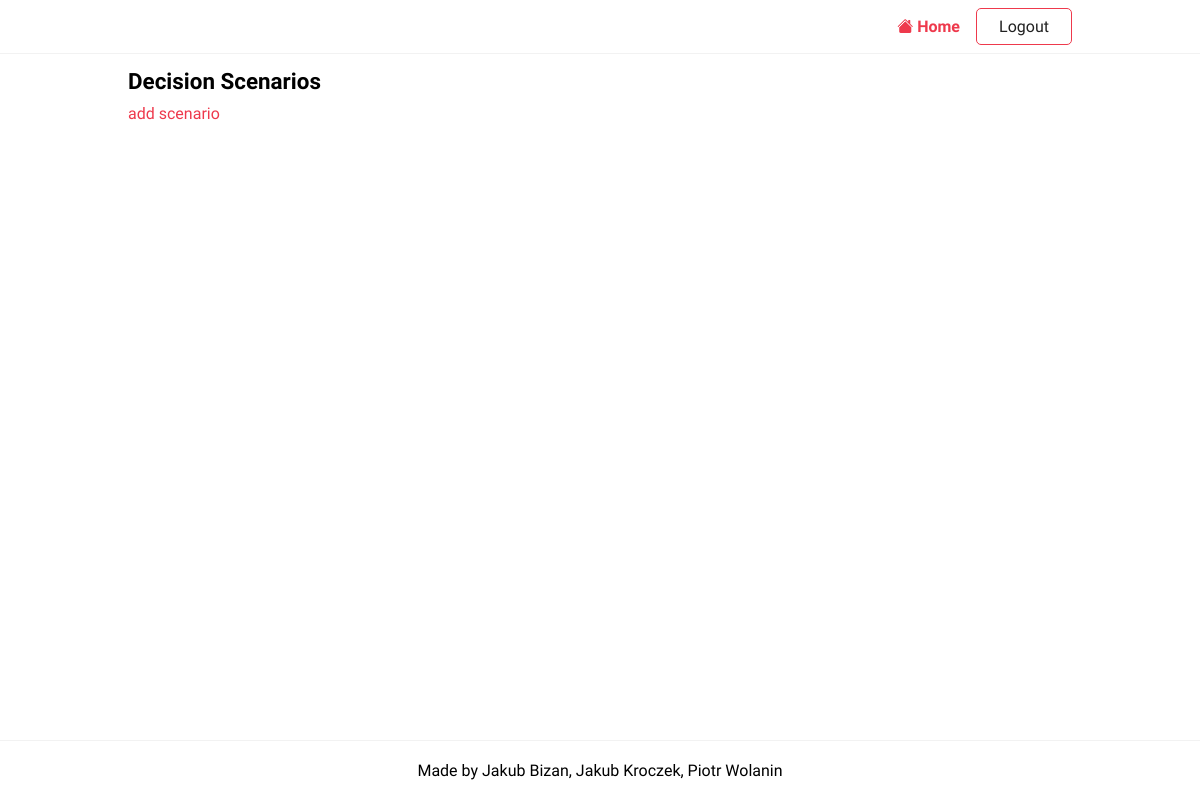
Page /scenarios/ (signed in) on the earlier database version.
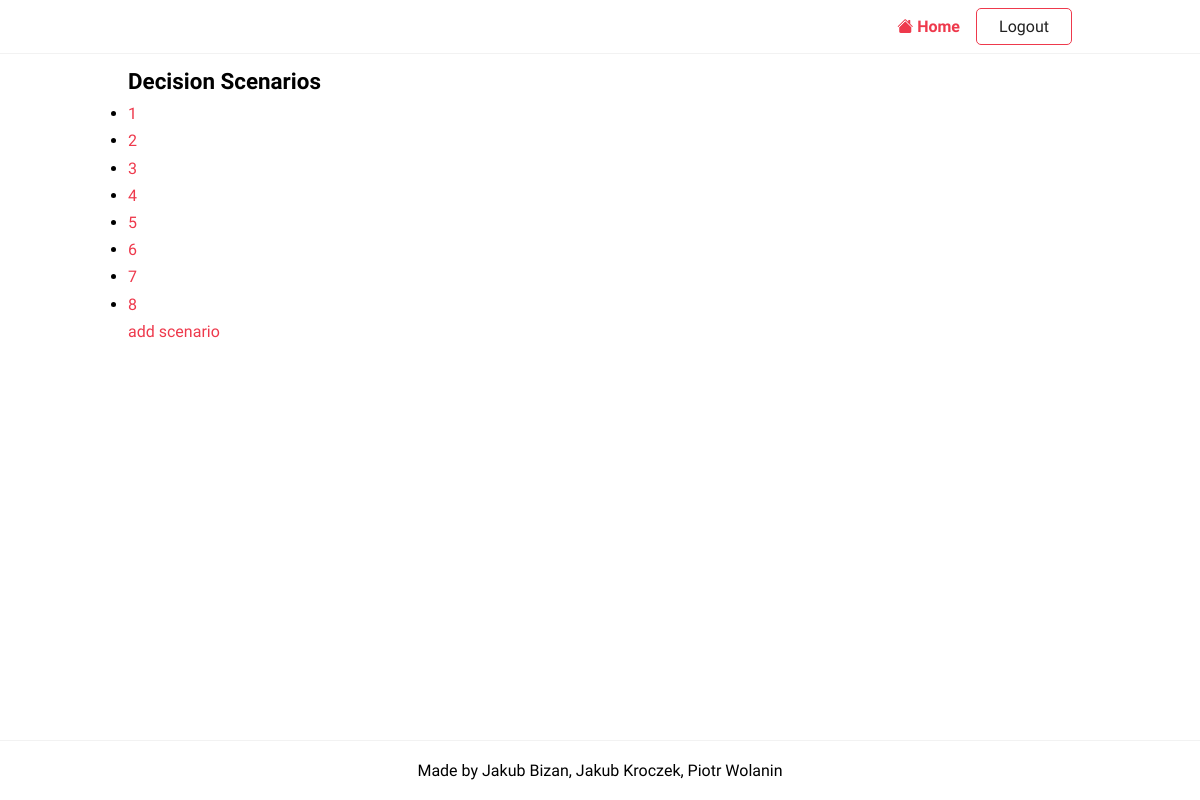
Same page on the later database version.
### projekt/models/decisionScenarios.py (models this page shows)
class DecisionScenarios(m.Model):
    modelID = m.ForeignKey(Models, on_delete=m.CASCADE, null=True, blank=True)
    dataID = m.ForeignKey(Data, on_delete=m.CASCADE, null=True, blank=True)
    weightID = m.ForeignKey(Weights, on_delete=m.CASCADE, null=True, blank=True)
    userID = m.ForeignKey(User, on_delete=m.CASCADE)

### projekt/views/facilitator_views.py (the view)
# urls.py: path('scenarios/', ScenarioView.as_view(), name='scenarios'),
class ScenarioView(LoginRequiredMixin, PermissionRequiredMixin, ListView):
    template_name = "projekt/scenario.html"
    permission_required = "projekt.view_decisionscenarios"
    context_object_name = "scenarios"
    def get_queryset(self):
        queryset = DecisionScenarios.objects.filter(userID=self.request.user.pk)
        return queryset

### templates/projekt/scenario.html
{%extends 'base.html'%}
{%block content%}
  <h2>Decision Scenarios</h2>
    <ul>
        {% for scenario in scenarios %}
            <li><a href={% url 'scenario-detail' scenario.pk %}>{{ scenario.pk }}&nbsp;{{ scenario.get_absolute_url }}</a></li>
        {% endfor %}
    </ul>
    <a href={% url 'add_scenario' %}>add scenario</a>
{%endblock content%}

### templates/base.html (shortened to what this page needs)
{%load static %}
<!DOCTYPE html>
<html lang="en">
    <head>
        <link rel="stylesheet" href="{% static 'css/style.css' %}" />
    </head>
    <body>
        <header class="header">
            <div class="container">
            	<nav class="nav">
	            	<a href="{%url 'index'%}"><i class="bi bi-house-fill"></i> Home</a>
	                {% if request.user.is_authenticated %}
	    	                <a href="{% url 'logout' %}" class="btn btn-outline">Logout</a>
	                {% else %}
							<a href="{% url 'login' %}" class="btn btn-outline">Login</a>
	            	        <a href="#" class="btn btn-primary">Join Now</a>
	                {% endif %}
	              </nav>
            </div>
        </header>
        <main>
            <div class="container">
             {%block content %}
             {%endblock content%}
            </div>
        </main>
        <footer class="footer">
            <div class="container">
				<p>Made by Jakub Bizan, Jakub Kroczek, Piotr Wolanin</p>
            </div>
        </footer>
    </body>
</html>

### projekt/static/css/style.css (style rules this page uses)
:root { --color-primary: #ee394c; --color-secondary: #86b7fe; --color-light: #f2f2f2; --color-gray: #ced4da; --color-dark: #212121; --color-white: #ffffff; --color-error: #e2442f; --color-warning: #ffc900; --color-info: #02a2b9; --color-success: #1ba345; --color-input: #00d1b2; --border-radius: 5px; }
* { margin: 0; padding: 0; box-sizing: border-box; text-rendering: optimizeLegibility; }
html, body { height: 100%; }
body { font-family: 'Dosis', sans-serif; font-size: 1rem; line-height: 1.7; display: flex; flex-direction: column; }
h2 { font-size: 1.4rem; }
a { color: var(--color-primary); text-decoration: none; }
.container { max-width: 960px; margin: 0 auto; padding: 0.5rem; }
.header { border-bottom: solid 1px var(--color-light); }
.header .container { display: flex; align-items: center; gap:1rem; }
.nav { display:flex; gap:1rem; align-items: center; justify-content: center; flex-basis: 100%; }
.nav a:nth-last-child(2) { margin-left: auto; font-weight: bold; }
.footer p { text-align: center; }
.footer { margin-top: auto; padding: 0.5rem 0; border-top: solid 1px var(--color-light); }
.btn { padding: 0.25rem 0.75rem; border-radius: var(--border-radius); background-color: var(--color-white); border: solid 1px var(--color-white); color: var(--color-dark); cursor: pointer; text-decoration: none; font-size: 1rem; min-width: 6rem; text-align: center; }
.btn-outline { border: solid 1px var(--color-primary); }

Differences in the rows shown:
added DecisionScenarios: pk "1"
added DecisionScenarios: pk "2"
added DecisionScenarios: pk "3"
added DecisionScenarios: pk "4"
added DecisionScenarios: pk "5"
added DecisionScenarios: pk "6"
added DecisionScenarios: pk "7"
added DecisionScenarios: pk "8"
